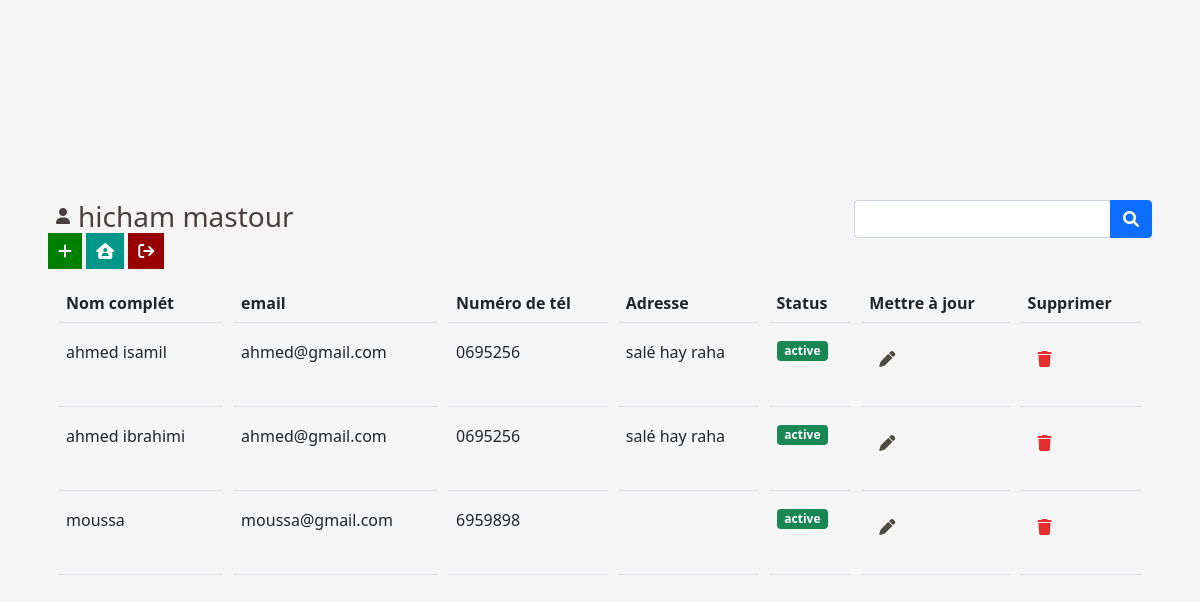
The page /home (signed in) on the database its author committed.
### tables this page shows
CREATE TABLE `contact` (
  `contact_id` int(200) NOT NULL,
  `fullname` varchar(200) NOT NULL,
  `phone` varchar(200) NOT NULL,
  `email` varchar(200) NOT NULL,
  `adresse` varchar(200) NOT NULL,
  `password` varchar(200) NOT NULL,
  `contact_status` tinyint(1) NOT NULL DEFAULT 0
);

### src/controllers/HomeController.php (called while the page is built, shortened)
<?php
class HomeController {
public function index($page){
    include("views/".$page.".php");
}
}
?>

### src/database/DB.php (called while the page is built, shortened)
<?php
class DB {
    static public function connect(){
     $servername="localhost";
     $username="root";
     try {
        $conn = new PDO("mysql:host=$servername;dbname=gestion_contact",$username, "");
        $conn->setAttribute(PDO::ATTR_ERRMODE, PDO::ERRMODE_EXCEPTION);
        return $conn;
      } catch(PDOException $e) {
        echo "Connection failed: " . $e->getMessage();
      }
    }
}
?>

### src/models/Contact.php (called while the page is built, shortened)
<?php
class Contact {
    static public function getall(){
        $conn=DB::connect()->prepare('SELECT * FROM contact');
        $conn->execute();
        return $conn->fetchAll();
    }
}
    ?>

### src/controllers/Contact_Controller.php (called while the page is built, shortened)
<?php
class Contact_Controller{
    public function getcontacts(){
        $contact=Contact::getall();
        return $contact;
    }
}
?>

### views/home.php (the view, shortened to what this page needs)
<?php
$contact=new Contact_Controller();
$data=$contact->getcontacts();
if(isset($_POST['search'])){
  $contact=new Contact_Controller();
  $data=$contact->serchContact();
}
else {
  $contact=new Contact_Controller();
  $data=$contact->getcontacts();
}
?>
<div class="w-100 p-5">
  <div class="form-header">
    <div>
    <div class="d-flex align-items-center user">
       <p><i class="fa-solid fa-user"></i><h3><?php echo $_SESSION['username'] ?></h3></p>
    </div>
     <a class="add_contact" href="<?php echo BASE_URL?>/add"><i class="fa-solid fa-plus"></i></a>
        <a class="home" href="<?php echo BASE_URL?>/home"><i class="fa-solid fa-house-user"></i></a>
        <a href="<?php echo BASE_URL?>/logout" class="logout"><i class="fa-solid fa-arrow-right-from-bracket"></i></a>
     </div>
  <form action="<?php BASE_URL ?>./home" method="post">
  <div class="input-group">
  <div class="form-outline">
    <input id="search-input" type="search" id="form1" class="form-control" name="find" />
  </div>
  <button id="search-button" type="submit" class="btn btn-primary" name="search">
    <i class="fas fa-search"></i>
  </button>
</div>
</div>
<div>
  <table class="table">
  <thead>
    <tr>
      <th scope="col">Nom complét</th>
      <th scope="col">email</th>
      <th scope="col">Numéro de tél</th>
      <th scope="col"> Adresse  </th>
      <th scope="col"> Status  </th>
      <th scope="col"> Mettre à jour  </th>
      <th scope="col"> Supprimer  </th>
    </tr>
  </thead>
  <tbody>
    <?php
    foreach($data as $item){
      ?>
    <tr>
      <td> <?php echo $item['fullname']?></td>
      <td><?php echo $item['email'] ?> </td>
      <td><?php echo $item['phone'] ?> </td>
      <td><?php echo $item['adresse'] ?> </td>
      <?php echo ($item['contact_status']==1) ? "<td> <span class='badge bg-success'>active</span> </td>" :"<td> <span class='badge bg-warning'>désactivé</span> </td>";?>
      <td class="update-table">
      <form method="post" action="update">
        <button class="update"> <i class="fa-solid fa-pen"></i></button>
        </form>
      </td>
      <td class="trash-table">
        <form method="post" action="delete">
         <button class="delete"> <i class="fa-solid fa-trash"></i></button>
         </form>
      </td>
    </tr>
    <?php
    }
    ?>
  </tbody>
</table>
  </div>
  </div>

### index.php (shortened to what this page needs)
<?php
$home=new HomeController();
$pages=array('add','delete','home','sign_in','update',"login","logout");
 if(isset($_SESSION['login']) && $_SESSION['login'] === true ){
if(isset($_GET['page'])){
  if(in_array($_GET['page'],$pages)){
    $page=$_GET['page'];
    $home->index($page);
  }
  else {
    include('views/includes/404.php');
  }
}
include( $_SERVER['DOCUMENT_ROOT'] .'/gestion_contact/views/includes/header.php' );
}
?>

### views/includes/header.php (shortened to what this page needs)
<!DOCTYPE html>
<html lang="en">
<head>
    <link rel="stylesheet" href="public/style.css">
    <link rel="stylesheet" href="https://cdnjs.cloudflare.com/ajax/libs/font-awesome/6.0.0/css/regular.min.css">
    <link rel="stylesheet" href="https://cdn.jsdelivr.net/npm/bootstrap@5.1.3/dist/css/bootstrap.min.css">
    <link rel="stylesheet" href="https://cdnjs.cloudflare.com/ajax/libs/font-awesome/6.0.0/css/all.min.css">
    <link rel="stylesheet" href="<?php echo BASE_URL?>/public/style.css">
</head>
<body>

### public/style.css (style rules this page uses)
html, body { height: 100%; }
body { display: flex; align-items: center; padding-top: 40px; padding-bottom: 40px; background-color: #f5f5f5; }
table { border-spacing: 10px; border-collapse: separate; }
a.add_contact i { background: green; color: white; padding: 10px; }
a.home i { color: white; padding: 10px; background: #009688 }
a.logout i { color: white; padding: 10px; background: #960000 }
button.update { color: #4b4b43; padding: 10px; margin-bottom: 5px; background: transparent; border: none; }
button.delete { color: #e52d2d; padding: 10px; margin-bottom: 5px; background: transparent; border: none; }
.form-header { display: flex; justify-content: space-between; }
.input-group { width: auto !important; margin-bottom: 20px; }
.user p,.user h3 { margin: 0px; margin-left: 8px; color: #484040; }

### rows shown on the page
contact: fullname "ahmed isamil", email "ahmed@gmail.com", phone "0695256", adresse "salé hay raha", contact_status "active"
contact: fullname "ahmed ibrahimi", email "ahmed@gmail.com", phone "0695256", adresse "salé hay raha", contact_status "active"
contact: fullname "moussa", email "moussa@gmail.com", phone "6959898", contact_status "active"

### other values the page prints
$_SESSION['username'] "hicham mastour"
